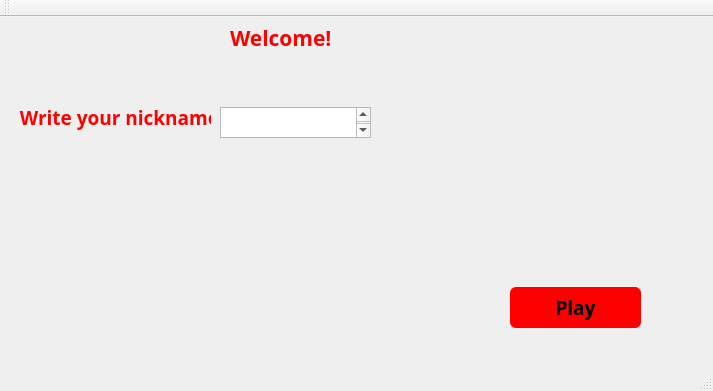
<?xml version="1.0" encoding="UTF-8"?>
<ui version="4.0">
 <class>MainWindow</class>
 <widget class="QMainWindow" name="MainWindow">
  <property name="geometry">
   <rect>
    <x>0</x>
    <y>0</y>
    <width>713</width>
    <height>391</height>
   </rect>
  </property>
  <property name="windowTitle">
   <string>MainWindow</string>
  </property>
  <widget class="QWidget" name="centralWidget">
   <widget class="QLabel" name="welcome_label">
    <property name="geometry">
     <rect>
      <x>230</x>
      <y>0</y>
      <width>211</width>
      <height>41</height>
     </rect>
    </property>
    <property name="font">
     <font>
      <family>Berlin Sans FB Demi</family>
      <pointsize>16</pointsize>
      <weight>75</weight>
      <bold>true</bold>
     </font>
    </property>
    <property name="styleSheet">
     <string notr="true">color: rgb(255, 0, 0);</string>
    </property>
    <property name="text">
     <string>Welcome!</string>
    </property>
   </widget>
   <widget class="QPushButton" name="startButton">
    <property name="geometry">
     <rect>
      <x>510</x>
      <y>270</y>
      <width>131</width>
      <height>41</height>
     </rect>
    </property>
    <property name="font">
     <font>
      <family>Berlin Sans FB Demi</family>
      <pointsize>14</pointsize>
      <weight>75</weight>
      <bold>true</bold>
     </font>
    </property>
    <property name="styleSheet">
     <string notr="true">color: rgb(0, 0, 0);
background: rgb(255, 0, 0);
border-radius: 6px;</string>
    </property>
    <property name="text">
     <string>Play</string>
    </property>
   </widget>
   <widget class="QLabel" name="wrt_name">
    <property name="geometry">
     <rect>
      <x>10</x>
      <y>80</y>
      <width>201</width>
      <height>41</height>
     </rect>
    </property>
    <property name="font">
     <font>
      <family>Berlin Sans FB Demi</family>
      <pointsize>14</pointsize>
      <weight>75</weight>
      <bold>true</bold>
     </font>
    </property>
    <property name="styleSheet">
     <string notr="true">color: rgb(255, 0, 0);</string>
    </property>
    <property name="text">
     <string>  Write your nickname</string>
    </property>
   </widget>
   <widget class="QTextEdit" name="plr_name">
    <property name="geometry">
     <rect>
      <x>220</x>
      <y>90</y>
      <width>151</width>
      <height>31</height>
     </rect>
    </property>
    <property name="font">
     <font>
      <family>Berlin Sans FB Demi</family>
      <pointsize>12</pointsize>
      <weight>75</weight>
      <bold>true</bold>
     </font>
    </property>
    <property name="styleSheet">
     <string notr="true">color: rgb(0, 0, 0)</string>
    </property>
   </widget>
  </widget>
  <widget class="QMenuBar" name="menuBar">
   <property name="geometry">
    <rect>
     <x>0</x>
     <y>0</y>
     <width>713</width>
     <height>21</height>
    </rect>
   </property>
  </widget>
  <widget class="QToolBar" name="mainToolBar">
   <attribute name="toolBarArea">
    <enum>TopToolBarArea</enum>
   </attribute>
   <attribute name="toolBarBreak">
    <bool>false</bool>
   </attribute>
  </widget>
  <widget class="QStatusBar" name="statusBar"/>
 </widget>
 <layoutdefault spacing="6" margin="11"/>
 <resources/>
 <connections/>
</ui>
